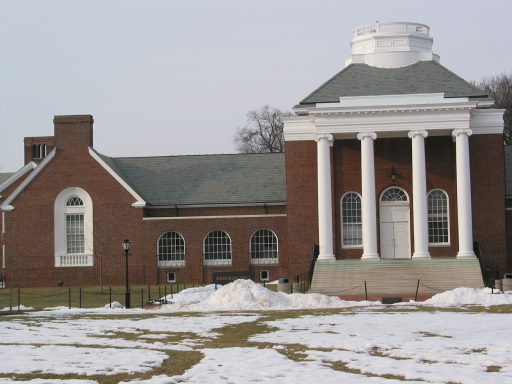
#> input picture assignments/images/I1.png, 512 x 384 px
$ python harris.py ../assignments/images/I1.png 1.0 5 1.0 ../assignments/images/I3.png
#> lines starting #> are read from the running program, lines starting #| are printed output that depends on the picture
"""Harris corner detection -- numpy port of assignments/harris/harris.m.

Faithful port including the seven fixes applied to harris.m:
  - scalar rmin/rmax via flattening (min(R(:)) semantics)
  - negative responses zeroed before non-maximum suppression
  - elementwise inverse of the diagonal eigenvalue matrix

Usage: python3 algorithms/harris.py <image> <sigma> <winSize> <threshold> [outdir]
"""
import math
import os
import sys

import numpy as np
from PIL import Image
from scipy.signal import convolve2d


def to_gray(img):
    """RGB/gray uint8 array -> float64 2-D array (MATLAB rgb2gray weights)."""
    if img.ndim == 3:
        return (0.2989 * img[..., 0] + 0.5870 * img[..., 1] +
                0.1140 * img[..., 2])
    return img.astype(np.float64)


def gaussian_kernel(size, sigma):
    """fspecial('gaussian', size, sigma) equivalent."""
    half = size // 2
    y, x = np.mgrid[-half:half + 1, -half:half + 1]
    k = np.exp(-(x * x + y * y) / (2.0 * sigma * sigma))
    return k / k.sum()


def harris(fname, sigma, winsize, threshold, outdir="."):
#> called with fname = '../assignments/images/I1.png', sigma = 1, winsize = 5, threshold = 1, outdir = '../assignments/images/I3.png'
    im = np.asarray(Image.open(fname).convert("RGB"))
#> im is the input picture: shape (384, 512, 3); mean R, G, B 152.8, 148.7, 147.3
    im_gray = to_gray(im)
    height, width = im_gray.shape
#> height = 384; width = 512

    # gaussian smoothing; kernel wide enough for +-2.5 sigma
    ksize = 1 + 2 * int(math.ceil(2.5 * sigma))
    gaus = gaussian_kernel(ksize, sigma)
    # centered derivative filters, replicate boundary (imfilter 'replicate')
    xfilt = np.array([[-1, 0, 1], [-1, 0, 1], [-1, 0, 1]], dtype=np.float64)

    def conv_replicate(a, k):
        ph, pw = k.shape[0] // 2, k.shape[1] // 2
        padded = np.pad(a, ((ph, ph), (pw, pw)), mode="edge")
        return convolve2d(padded, k, mode="valid")

    im_gaus = conv_replicate(im_gray, gaus)
    im_dx = conv_replicate(im_gaus, xfilt)
#> in conv_replicate (call 2), `padded = np.pad(a, ((ph, ph), (pw, pw)), mode="edge")`:
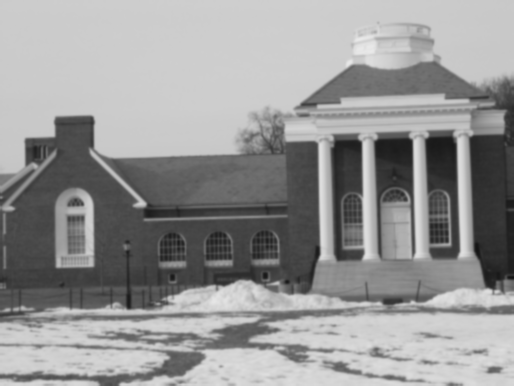
#> padded: shape (386, 514) float64; min 19.42, max 233.4, mean 150
    im_dy = conv_replicate(im_gaus, xfilt.T)
#> in conv_replicate (call 3), `return convolve2d(padded, k, mode="valid")`:
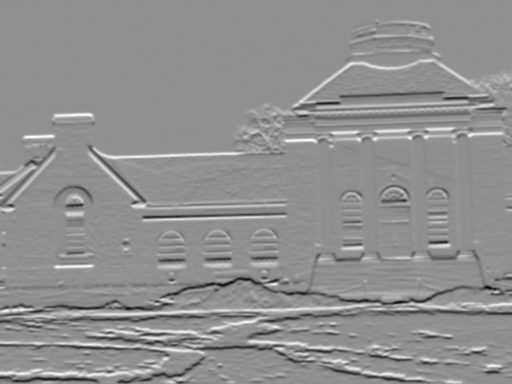
#> returned value: shape (384, 512) float64; min -318.4, max 244.6, mean 0.1; drawn with min black and max white


    # squared and cross derivatives
    im_dx2 = im_dx * im_dx
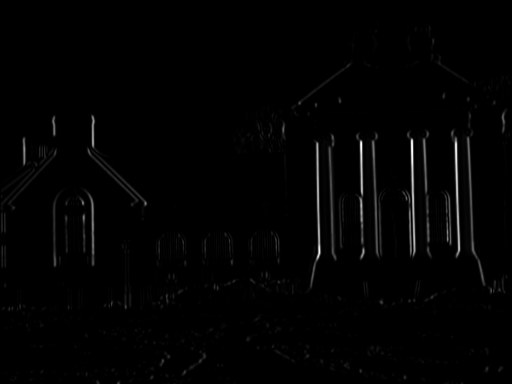
#> im_dx2: shape (384, 512) float64; min 2.76e-10, max 136640.6, mean 1522.5; drawn with min black and max white
    im_dy2 = im_dy * im_dy
    im_dxdy = im_dx * im_dy
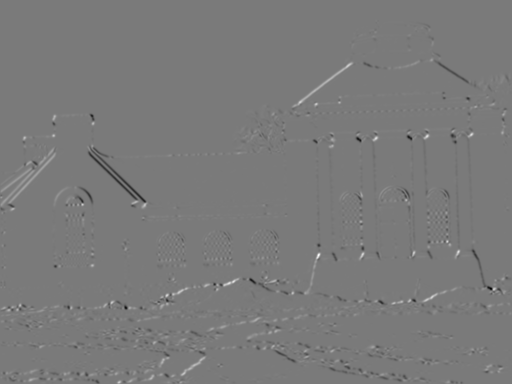
#> im_dxdy: shape (384, 512) float64; min -40203.9, max 43372, mean -7.5; drawn with min black and max white

    s = winsize / 5.0
    win = gaussian_kernel(winsize, s)
    sum_dx2 = conv_replicate(im_dx2, win)
    sum_dy2 = conv_replicate(im_dy2, win)
#> in conv_replicate (call 5), `padded = np.pad(a, ((ph, ph), (pw, pw)), mode="edge")`:
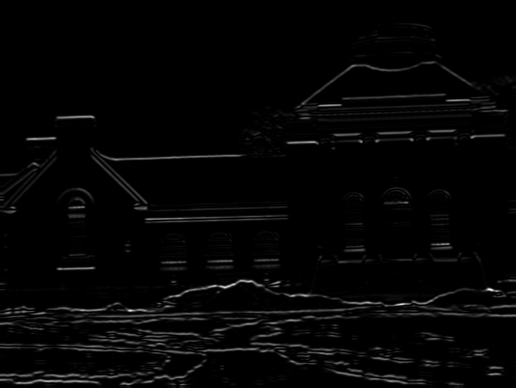
#> padded: shape (388, 516) float64; min 1.95e-12, max 101382.6, mean 2109.8; drawn with min black and max white
#> in conv_replicate (call 5), `return convolve2d(padded, k, mode="valid")`:
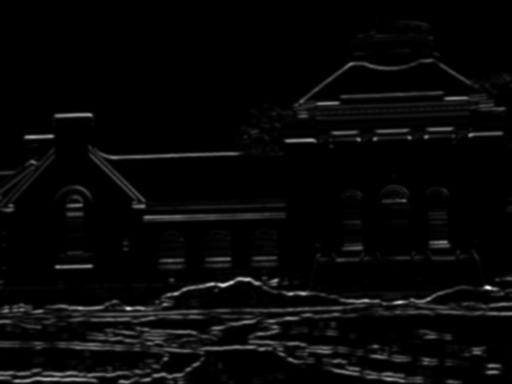
#> returned value: shape (384, 512) float64; min 0.0092, max 68799.8, mean 2132.7; drawn with min black and max white
    sum_dxdy = conv_replicate(im_dxdy, win)

    # corner response R = det(M) - k*trace(M)^2, k = 0.04
    k = 0.04
    a, b, c = sum_dx2, sum_dy2, sum_dxdy
    R = a * b - c * c - k * (a + b) * (a + b)
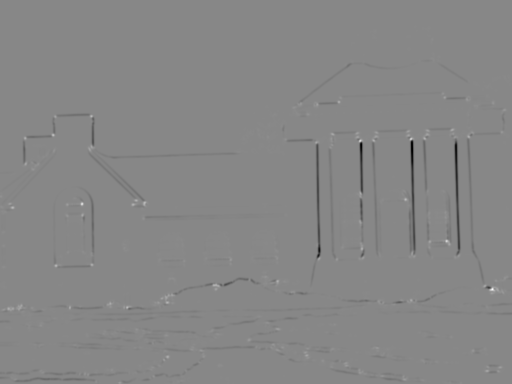
#> R: shape (384, 512) float64; min -347845993.9, max 305364184.9, mean -2017614.4; drawn with min black and max white

    # threshold with SCALAR min/max (fixed min(R(:)) semantics)
    rmin = R.min()
#> rmin = -347845993.9
    rmax = R.max()
#> rmax = 305364184.9
    thresh = (rmax - rmin) * threshold + rmin
#> thresh = 305364184.9

    # zero out negatives + below-threshold (fix #2)
    im_th = np.where(R > thresh, R, 0.0)
#> im_th: shape (384, 512) float64; every value is 0
    im_th[im_th < 0.0] = 0.0

    # 3x3 non-maximum suppression == imregionalmax; out-of-bounds counts
    # as -inf so real peaks at the border survive
    m = im_th
    padded = np.pad(m, 1, mode="constant", constant_values=-np.inf)
#> padded: shape (386, 514) float64; 0.91% of the values are NaN or infinite; the others: min 0, max 0, mean 0
    peaks = np.ones_like(m, dtype=bool)
    for dy in (-1, 0, 1):
        for dx in (-1, 0, 1):
            if dy == 0 and dx == 0:
                continue
            peaks &= m > padded[1 + dy:1 + dy + m.shape[0],
                                1 + dx:1 + dx + m.shape[1]]
#> peaks: shape (384, 512) bool; every value is 0
    ys, xs = np.nonzero(peaks & (im_th > 0.0))
#> ys = empty array; xs = empty array
    corners = [(int(y), int(x)) for y, x in zip(ys, xs)]
#> corners = []

    _draw_outputs(fname, im_th, corners, outdir)
    return corners


def _draw_outputs(fname, im_th, corners, outdir):
#> called with fname = '../assignments/images/I1.png', outdir = '../assignments/images/I3.png'
    base = os.path.splitext(os.path.basename(fname))[0]
    os.makedirs(outdir, exist_ok=True)

    # output 1: image with green crosses at corners
    im = np.asarray(Image.open(fname).convert("RGB")).copy()
    h, w = im.shape[:2]
#> h = 384; w = 512
    for (y, x) in corners:
        for d in range(-3, 4):
            if 0 <= y < h and 0 <= x + d < w:
                im[y, x + d] = (0, 255, 0)
            if 0 <= y + d < h and 0 <= x < w:
                im[y + d, x] = (0, 255, 0)
#> this loop made 0 passes
    out1 = os.path.join(outdir, base + "_corners.png")
    Image.fromarray(im).save(out1)

    # output 2: response map rendered as grayscale PNG
    vmax = im_th.max()
#> vmax = 0
    if vmax > 0:
        resp = (255.0 * im_th / vmax + 0.5).astype(np.uint8)
    else:
        resp = np.zeros_like(im_th, dtype=np.uint8)
    out2 = os.path.join(outdir, base + "_response.png")
    Image.fromarray(resp, "L").save(out2)

    print("corners: %d -> %s, %s" % (len(corners), out1, out2))
#| corners: 0 -> ../assignments/images/I3.png/I1_corners.png, ../assignments/images/I3.png/I1_response.png


if __name__ == "__main__":
    if len(sys.argv) not in (5, 6):
        sys.exit("usage: harris.py <image> <sigma> <winSize> <threshold> "
                 "[outdir]")
    harris(sys.argv[1], float(sys.argv[2]), int(sys.argv[3]),
           float(sys.argv[4]), sys.argv[5] if len(sys.argv) == 6 else ".")

$ run again, on assignments/ransac/images/I3.png
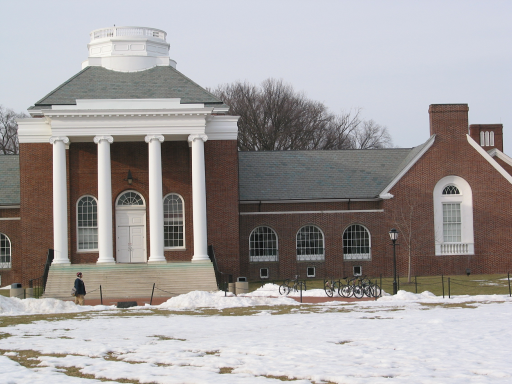
#> input picture assignments/ransac/images/I3.png, 512 x 384 px
#> in harris, im is the input picture: shape (384, 512, 3); mean R, G, B 162.8, 158.5, 158.3
#> in conv_replicate (call 5), `padded = np.pad(a, ((ph, ph), (pw, pw)), mode="edge")`:
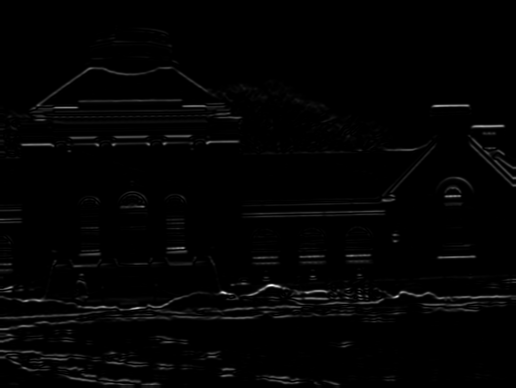
#> padded: shape (388, 516) float64; min 3.28e-11, max 122343.4, mean 1711.8; drawn with min black and max white
#> in harris, `R = a * b - c * c - k * (a + b) * (a + b)`:
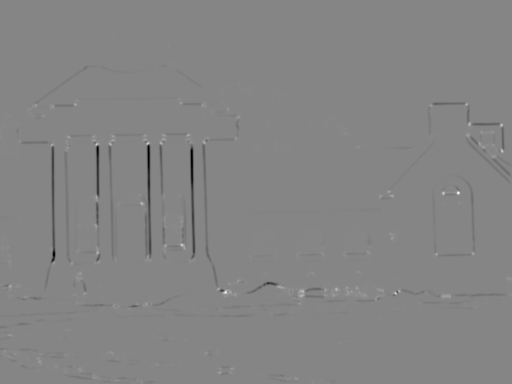
#> R: shape (384, 512) float64; min -364212168.2, max 329379601.2, mean -1892784.5; drawn with min black and max white
#> rmin = -364212168.2
#> rmax = 329379601.2
#> im_th: shape (384, 512) float64; every value is 0
#> ys = empty array
#> corners = []
#> vmax = 0
#| corners: 0 -> ../assignments/ransac/images/I3.png/I3_corners.png, ../assignments/ransac/images/I3.png/I3_response.png
